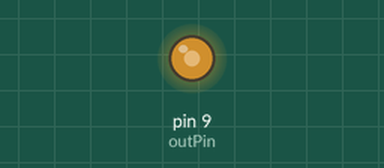
A sketch run on a simulated Arduino Uno, built with avr-gcc and run on an emulated ATmega328P. Shown: output pins drawn as LEDs (lit = HIGH). What the sketch prints to the serial monitor is not drawn.

Above: at 0.1 s.
Timing chart, 0 to 1.6 s (numbered marks = the images above):
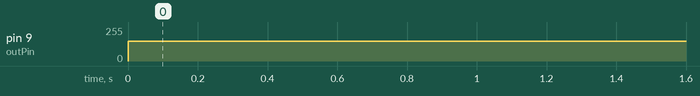

Measured:
- by itself, pin 9 (outPin): 0/255 → 150/255 at 0.00 s

The sketch:

option_mosfet_example.ino
```cpp
int outPin = 9;

// Input from potentiometer
int potIn = A0;

// Variable to hold speed value
int speedVal;

void setup()
{
    Serial.begin(9600);
    // Setup transistor pin as output
    pinMode(outPin, OUTPUT);

}

void loop()
{
  speedVal=150;
  // Read values from potentiometer
  //speedVal = analogRead(potIn);
  Serial.println(speedVal);

  // Map value to range of 0-255
  //speedVal = map(speedVal, 0, 1023, 0, 255);

  // Write PWM to transistor
  analogWrite(outPin, speedVal);

  delay(20);

}
```
